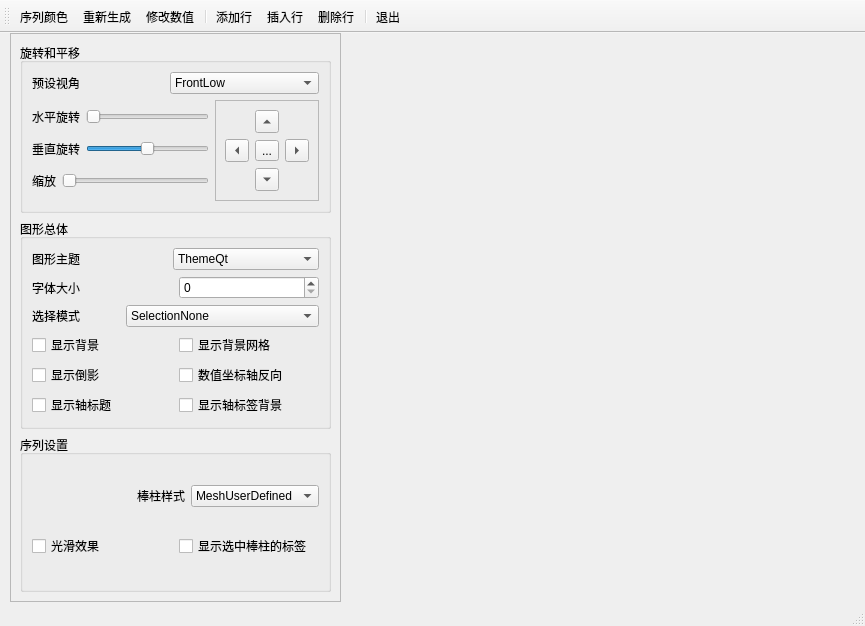
<?xml version="1.0" encoding="UTF-8"?>
<ui version="4.0">
 <class>MainWindow</class>
 <widget class="QMainWindow" name="MainWindow">
  <property name="geometry">
   <rect>
    <x>0</x>
    <y>0</y>
    <width>865</width>
    <height>626</height>
   </rect>
  </property>
  <property name="windowTitle">
   <string>Q3DBar三维柱状图</string>
  </property>
  <widget class="QWidget" name="centralwidget">
   <widget class="QFrame" name="frame_setupChart">
    <property name="geometry">
     <rect>
      <x>10</x>
      <y>0</y>
      <width>331</width>
      <height>569</height>
     </rect>
    </property>
    <property name="frameShape">
     <enum>QFrame::StyledPanel</enum>
    </property>
    <property name="frameShadow">
     <enum>QFrame::Raised</enum>
    </property>
    <layout class="QVBoxLayout" name="verticalLayout_5">
     <item>
      <widget class="QGroupBox" name="groupBox">
       <property name="title">
        <string>旋转和平移</string>
       </property>
       <layout class="QVBoxLayout" name="verticalLayout_3">
        <item>
         <layout class="QHBoxLayout" name="horizontalLayout_7">
          <item>
           <widget class="QLabel" name="label">
            <property name="text">
             <string>预设视角</string>
            </property>
           </widget>
          </item>
          <item>
           <widget class="QComboBox" name="comboBox_preView">
            <item>
             <property name="text">
              <string>FrontLow</string>
             </property>
            </item>
            <item>
             <property name="text">
              <string>Front</string>
             </property>
            </item>
            <item>
             <property name="text">
              <string>FrontHigh</string>
             </property>
            </item>
            <item>
             <property name="text">
              <string>LeftLow</string>
             </property>
            </item>
            <item>
             <property name="text">
              <string>Left</string>
             </property>
            </item>
            <item>
             <property name="text">
              <string>LeftHigh</string>
             </property>
            </item>
            <item>
             <property name="text">
              <string>RightLow</string>
             </property>
            </item>
            <item>
             <property name="text">
              <string>Right</string>
             </property>
            </item>
            <item>
             <property name="text">
              <string>RightHigh</string>
             </property>
            </item>
            <item>
             <property name="text">
              <string>BehindLow</string>
             </property>
            </item>
            <item>
             <property name="text">
              <string>Behind</string>
             </property>
            </item>
            <item>
             <property name="text">
              <string>BehindHigh</string>
             </property>
            </item>
            <item>
             <property name="text">
              <string>sometricLeft</string>
             </property>
            </item>
            <item>
             <property name="text">
              <string>sometricLeftHigh</string>
             </property>
            </item>
            <item>
             <property name="text">
              <string>sometricRight</string>
             </property>
            </item>
            <item>
             <property name="text">
              <string>sometricRightHigh</string>
             </property>
            </item>
            <item>
             <property name="text">
              <string>DirectlyAbove</string>
             </property>
            </item>
            <item>
             <property name="text">
              <string>DirectlyAboveCW45</string>
             </property>
            </item>
            <item>
             <property name="text">
              <string>DirectlyAboveCCW45</string>
             </property>
            </item>
            <item>
             <property name="text">
              <string>FrontBelow</string>
             </property>
            </item>
            <item>
             <property name="text">
              <string>LeftBelow</string>
             </property>
            </item>
            <item>
             <property name="text">
              <string>RightBelow</string>
             </property>
            </item>
            <item>
             <property name="text">
              <string>BehindBelow</string>
             </property>
            </item>
            <item>
             <property name="text">
              <string>DirectlyBelow</string>
             </property>
            </item>
           </widget>
          </item>
         </layout>
        </item>
        <item>
         <layout class="QHBoxLayout" name="horizontalLayout_11">
          <item>
           <layout class="QVBoxLayout" name="verticalLayout_2">
            <item>
             <layout class="QHBoxLayout" name="horizontalLayout_8">
              <item>
               <widget class="QLabel" name="label_2">
                <property name="text">
                 <string>水平旋转</string>
                </property>
               </widget>
              </item>
              <item>
               <widget class="QSlider" name="horizontalSlider_horizontalRotate">
                <property name="orientation">
                 <enum>Qt::Horizontal</enum>
                </property>
               </widget>
              </item>
             </layout>
            </item>
            <item>
             <layout class="QHBoxLayout" name="horizontalLayout_9">
              <item>
               <widget class="QLabel" name="label_3">
                <property name="text">
                 <string>垂直旋转</string>
                </property>
               </widget>
              </item>
              <item>
               <widget class="QSlider" name="horizontalSlider_VerticalRotate">
                <property name="minimum">
                 <number>-180</number>
                </property>
                <property name="maximum">
                 <number>180</number>
                </property>
                <property name="orientation">
                 <enum>Qt::Horizontal</enum>
                </property>
               </widget>
              </item>
             </layout>
            </item>
            <item>
             <layout class="QHBoxLayout" name="horizontalLayout_10">
              <item>
               <widget class="QLabel" name="label_4">
                <property name="text">
                 <string>缩放</string>
                </property>
               </widget>
              </item>
              <item>
               <widget class="QSlider" name="horizontalSlider_scaled">
                <property name="minimum">
                 <number>10</number>
                </property>
                <property name="maximum">
                 <number>100</number>
                </property>
                <property name="orientation">
                 <enum>Qt::Horizontal</enum>
                </property>
               </widget>
              </item>
             </layout>
            </item>
           </layout>
          </item>
          <item>
           <widget class="QFrame" name="frame">
            <property name="frameShape">
             <enum>QFrame::StyledPanel</enum>
            </property>
            <property name="frameShadow">
             <enum>QFrame::Raised</enum>
            </property>
            <layout class="QGridLayout" name="gridLayout">
             <item row="0" column="1">
              <widget class="QToolButton" name="toolButton_up">
               <property name="text">
                <string>...</string>
               </property>
               <property name="arrowType">
                <enum>Qt::UpArrow</enum>
               </property>
              </widget>
             </item>
             <item row="1" column="0">
              <widget class="QToolButton" name="toolButton_left">
               <property name="text">
                <string>...</string>
               </property>
               <property name="arrowType">
                <enum>Qt::LeftArrow</enum>
               </property>
              </widget>
             </item>
             <item row="1" column="1">
              <widget class="QToolButton" name="toolButton_refresh">
               <property name="text">
                <string>...</string>
               </property>
              </widget>
             </item>
             <item row="1" column="2">
              <widget class="QToolButton" name="toolButton_right">
               <property name="text">
                <string>...</string>
               </property>
               <property name="arrowType">
                <enum>Qt::RightArrow</enum>
               </property>
              </widget>
             </item>
             <item row="2" column="1">
              <widget class="QToolButton" name="toolButton_down">
               <property name="text">
                <string>...</string>
               </property>
               <property name="arrowType">
                <enum>Qt::DownArrow</enum>
               </property>
              </widget>
             </item>
            </layout>
           </widget>
          </item>
         </layout>
        </item>
       </layout>
      </widget>
     </item>
     <item>
      <widget class="QGroupBox" name="groupBox_2">
       <property name="title">
        <string>图形总体</string>
       </property>
       <layout class="QVBoxLayout" name="verticalLayout">
        <item>
         <layout class="QHBoxLayout" name="horizontalLayout">
          <item>
           <widget class="QLabel" name="label_5">
            <property name="text">
             <string>图形主题</string>
            </property>
           </widget>
          </item>
          <item>
           <widget class="QComboBox" name="comboBox_mapTheme">
            <item>
             <property name="text">
              <string>ThemeQt</string>
             </property>
            </item>
            <item>
             <property name="text">
              <string>ThemePrimaryColors</string>
             </property>
            </item>
            <item>
             <property name="text">
              <string>ThemeDigia</string>
             </property>
            </item>
            <item>
             <property name="text">
              <string>ThemeStoneMoss</string>
             </property>
            </item>
            <item>
             <property name="text">
              <string>ThemeArmyBlue</string>
             </property>
            </item>
            <item>
             <property name="text">
              <string>ThemeRetro</string>
             </property>
            </item>
            <item>
             <property name="text">
              <string>ThemeEbony</string>
             </property>
            </item>
            <item>
             <property name="text">
              <string>ThemeIsabelle</string>
             </property>
            </item>
            <item>
             <property name="text">
              <string>ThemeUserDefined</string>
             </property>
            </item>
           </widget>
          </item>
         </layout>
        </item>
        <item>
         <layout class="QHBoxLayout" name="horizontalLayout_2">
          <item>
           <widget class="QLabel" name="label_6">
            <property name="text">
             <string>字体大小</string>
            </property>
           </widget>
          </item>
          <item>
           <widget class="QSpinBox" name="spinBox_fontSize"/>
          </item>
         </layout>
        </item>
        <item>
         <layout class="QHBoxLayout" name="horizontalLayout_3">
          <item>
           <widget class="QLabel" name="label_7">
            <property name="text">
             <string>选择模式</string>
            </property>
           </widget>
          </item>
          <item>
           <widget class="QComboBox" name="comboBox_selectMode">
            <item>
             <property name="text">
              <string>SelectionNone</string>
             </property>
            </item>
            <item>
             <property name="text">
              <string>SelectionItem</string>
             </property>
            </item>
            <item>
             <property name="text">
              <string>SelectionRow</string>
             </property>
            </item>
            <item>
             <property name="text">
              <string>SelectionItemAndRow</string>
             </property>
            </item>
            <item>
             <property name="text">
              <string>SelectionColumn</string>
             </property>
            </item>
            <item>
             <property name="text">
              <string>SelectionItemAndColumn</string>
             </property>
            </item>
            <item>
             <property name="text">
              <string>SelectionRowAndColumn</string>
             </property>
            </item>
            <item>
             <property name="text">
              <string>SelectionItemRowAndColumn</string>
             </property>
            </item>
            <item>
             <property name="text">
              <string>SelectionSlice</string>
             </property>
            </item>
            <item>
             <property name="text">
              <string>SelectionMultiSeries</string>
             </property>
            </item>
           </widget>
          </item>
         </layout>
        </item>
        <item>
         <layout class="QHBoxLayout" name="horizontalLayout_4">
          <item>
           <widget class="QCheckBox" name="checkBox_showBackground">
            <property name="text">
             <string>显示背景</string>
            </property>
           </widget>
          </item>
          <item>
           <widget class="QCheckBox" name="checkBox_showGrid">
            <property name="text">
             <string>显示背景网格</string>
            </property>
           </widget>
          </item>
         </layout>
        </item>
        <item>
         <layout class="QHBoxLayout" name="horizontalLayout_5">
          <item>
           <widget class="QCheckBox" name="checkBox_showReflection">
            <property name="text">
             <string>显示倒影</string>
            </property>
           </widget>
          </item>
          <item>
           <widget class="QCheckBox" name="checkBox_reverseValueAxis">
            <property name="text">
             <string>数值坐标轴反向</string>
            </property>
           </widget>
          </item>
         </layout>
        </item>
        <item>
         <layout class="QHBoxLayout" name="horizontalLayout_6">
          <item>
           <widget class="QCheckBox" name="checkBox_showAxisTitle">
            <property name="text">
             <string>显示轴标题</string>
            </property>
           </widget>
          </item>
          <item>
           <widget class="QCheckBox" name="checkBox_showAxisLabelBackground">
            <property name="text">
             <string>显示轴标签背景</string>
            </property>
           </widget>
          </item>
         </layout>
        </item>
       </layout>
      </widget>
     </item>
     <item>
      <widget class="QGroupBox" name="groupBox_3">
       <property name="title">
        <string>序列设置</string>
       </property>
       <layout class="QVBoxLayout" name="verticalLayout_4">
        <item>
         <layout class="QHBoxLayout" name="horizontalLayout_13">
          <item>
           <spacer name="horizontalSpacer">
            <property name="orientation">
             <enum>Qt::Horizontal</enum>
            </property>
            <property name="sizeHint" stdset="0">
             <size>
              <width>40</width>
              <height>20</height>
             </size>
            </property>
           </spacer>
          </item>
          <item>
           <widget class="QLabel" name="label_8">
            <property name="text">
             <string>棒柱样式</string>
            </property>
           </widget>
          </item>
          <item>
           <widget class="QComboBox" name="comboBox_barStyle">
            <item>
             <property name="text">
              <string>MeshUserDefined</string>
             </property>
            </item>
            <item>
             <property name="text">
              <string>MeshBar</string>
             </property>
            </item>
            <item>
             <property name="text">
              <string>MeshCube</string>
             </property>
            </item>
            <item>
             <property name="text">
              <string>MeshPyramid</string>
             </property>
            </item>
            <item>
             <property name="text">
              <string>MeshCone</string>
             </property>
            </item>
            <item>
             <property name="text">
              <string>MeshCylinder</string>
             </property>
            </item>
            <item>
             <property name="text">
              <string>MeshBevelBar</string>
             </property>
            </item>
            <item>
             <property name="text">
              <string>MeshSphere</string>
             </property>
            </item>
            <item>
             <property name="text">
              <string>MeshMinimal</string>
             </property>
            </item>
            <item>
             <property name="text">
              <string>MeshArrow</string>
             </property>
            </item>
            <item>
             <property name="text">
              <string>MeshPoint</string>
             </property>
            </item>
           </widget>
          </item>
         </layout>
        </item>
        <item>
         <layout class="QHBoxLayout" name="horizontalLayout_12">
          <item>
           <widget class="QCheckBox" name="checkBox_smoothEffect">
            <property name="text">
             <string>光滑效果</string>
            </property>
           </widget>
          </item>
          <item>
           <widget class="QCheckBox" name="checkBox_showSelectedBarLabels">
            <property name="text">
             <string>显示选中棒柱的标签</string>
            </property>
           </widget>
          </item>
         </layout>
        </item>
       </layout>
      </widget>
     </item>
    </layout>
   </widget>
  </widget>
  <widget class="QMenuBar" name="menubar">
   <property name="geometry">
    <rect>
     <x>0</x>
     <y>0</y>
     <width>865</width>
     <height>25</height>
    </rect>
   </property>
  </widget>
  <widget class="QStatusBar" name="statusbar"/>
  <widget class="QToolBar" name="toolBar">
   <property name="windowTitle">
    <string>toolBar</string>
   </property>
   <attribute name="toolBarArea">
    <enum>TopToolBarArea</enum>
   </attribute>
   <attribute name="toolBarBreak">
    <bool>false</bool>
   </attribute>
   <addaction name="action_seriesColor"/>
   <addaction name="action_reBuildChart"/>
   <addaction name="action_changValue"/>
   <addaction name="separator"/>
   <addaction name="action_addRow"/>
   <addaction name="action_insertRow"/>
   <addaction name="action_delRow"/>
   <addaction name="separator"/>
   <addaction name="action_quit"/>
  </widget>
  <action name="action_seriesColor">
   <property name="text">
    <string>序列颜色</string>
   </property>
   <property name="toolTip">
    <string>序列颜色</string>
   </property>
   <property name="menuRole">
    <enum>QAction::NoRole</enum>
   </property>
  </action>
  <action name="action_reBuildChart">
   <property name="text">
    <string>重新生成</string>
   </property>
   <property name="toolTip">
    <string>重新生成</string>
   </property>
   <property name="menuRole">
    <enum>QAction::NoRole</enum>
   </property>
  </action>
  <action name="action_changValue">
   <property name="text">
    <string>修改数值</string>
   </property>
   <property name="toolTip">
    <string>修改数值</string>
   </property>
   <property name="menuRole">
    <enum>QAction::NoRole</enum>
   </property>
  </action>
  <action name="action_addRow">
   <property name="text">
    <string>添加行</string>
   </property>
   <property name="toolTip">
    <string>添加行</string>
   </property>
   <property name="menuRole">
    <enum>QAction::NoRole</enum>
   </property>
  </action>
  <action name="action_insertRow">
   <property name="text">
    <string>插入行</string>
   </property>
   <property name="toolTip">
    <string>插入行</string>
   </property>
   <property name="menuRole">
    <enum>QAction::NoRole</enum>
   </property>
  </action>
  <action name="action_delRow">
   <property name="text">
    <string>删除行</string>
   </property>
   <property name="toolTip">
    <string>删除行</string>
   </property>
   <property name="menuRole">
    <enum>QAction::NoRole</enum>
   </property>
  </action>
  <action name="action_quit">
   <property name="text">
    <string>退出</string>
   </property>
   <property name="toolTip">
    <string>退出</string>
   </property>
   <property name="menuRole">
    <enum>QAction::NoRole</enum>
   </property>
  </action>
 </widget>
 <resources/>
 <connections>
  <connection>
   <sender>action_quit</sender>
   <signal>triggered()</signal>
   <receiver>MainWindow</receiver>
   <slot>close()</slot>
   <hints>
    <hint type="sourcelabel">
     <x>-1</x>
     <y>-1</y>
    </hint>
    <hint type="destinationlabel">
     <x>432</x>
     <y>312</y>
    </hint>
   </hints>
  </connection>
 </connections>
</ui>
